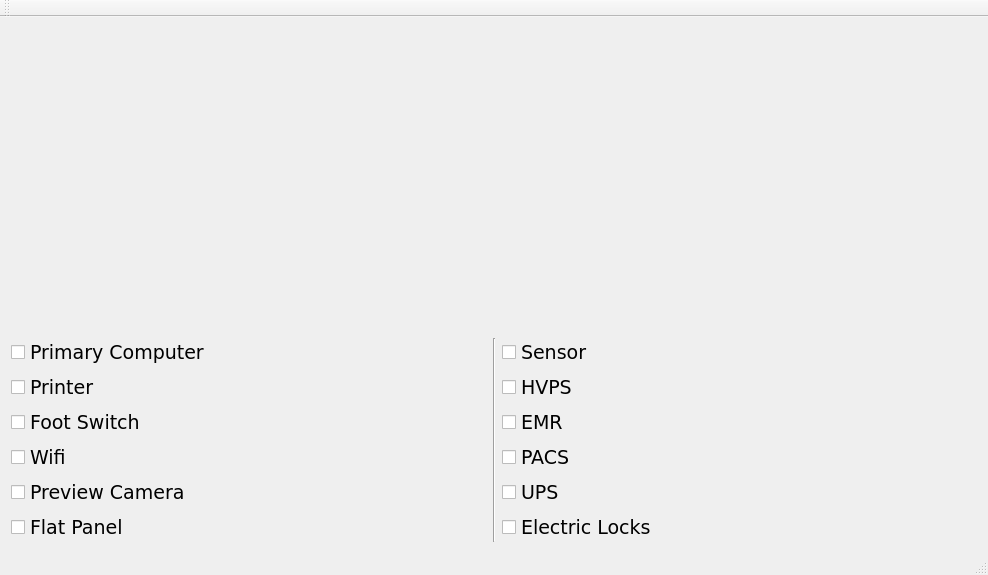
<?xml version="1.0" encoding="UTF-8"?>
<ui version="4.0">
 <class>MainWindow</class>
 <widget class="QMainWindow" name="MainWindow">
  <property name="geometry">
   <rect>
    <x>0</x>
    <y>0</y>
    <width>988</width>
    <height>575</height>
   </rect>
  </property>
  <property name="windowTitle">
   <string>MainWindow</string>
  </property>
  <widget class="QWidget" name="centralWidget">
   <layout class="QVBoxLayout" name="verticalLayout_3">
    <item>
     <layout class="QHBoxLayout" name="horizontalLayout_2">
      <item>
       <spacer name="horizontalSpacer">
        <property name="orientation">
         <enum>Qt::Horizontal</enum>
        </property>
        <property name="sizeType">
         <enum>QSizePolicy::Fixed</enum>
        </property>
        <property name="sizeHint" stdset="0">
         <size>
          <width>200</width>
          <height>20</height>
         </size>
        </property>
       </spacer>
      </item>
      <item>
       <widget class="QLabel" name="label_picture">
        <property name="sizePolicy">
         <sizepolicy hsizetype="Preferred" vsizetype="Preferred">
          <horstretch>0</horstretch>
          <verstretch>0</verstretch>
         </sizepolicy>
        </property>
        <property name="styleSheet">
         <string notr="true">border-image: url(:/new/Images/titan1.png);
 color: black;
            
            border-top: 3px transparent;
            border-bottom: 3px transparent;
            border-right: 10px transparent;
            border-left: 10px transparent;</string>
        </property>
        <property name="text">
         <string/>
        </property>
       </widget>
      </item>
      <item>
       <spacer name="horizontalSpacer_2">
        <property name="orientation">
         <enum>Qt::Horizontal</enum>
        </property>
        <property name="sizeType">
         <enum>QSizePolicy::Fixed</enum>
        </property>
        <property name="sizeHint" stdset="0">
         <size>
          <width>200</width>
          <height>20</height>
         </size>
        </property>
       </spacer>
      </item>
     </layout>
    </item>
    <item>
     <spacer name="verticalSpacer">
      <property name="orientation">
       <enum>Qt::Vertical</enum>
      </property>
      <property name="sizeType">
       <enum>QSizePolicy::Minimum</enum>
      </property>
      <property name="sizeHint" stdset="0">
       <size>
        <width>20</width>
        <height>40</height>
       </size>
      </property>
     </spacer>
    </item>
    <item>
     <layout class="QHBoxLayout" name="horizontalLayout">
      <item>
       <layout class="QVBoxLayout" name="verticalLayout">
        <item>
         <widget class="QCheckBox" name="checkBox">
          <property name="sizePolicy">
           <sizepolicy hsizetype="Minimum" vsizetype="Preferred">
            <horstretch>0</horstretch>
            <verstretch>0</verstretch>
           </sizepolicy>
          </property>
          <property name="font">
           <font>
            <family>Verdana</family>
            <pointsize>14</pointsize>
            <weight>50</weight>
            <bold>false</bold>
           </font>
          </property>
          <property name="text">
           <string>Primary Computer</string>
          </property>
         </widget>
        </item>
        <item>
         <widget class="QCheckBox" name="checkBox_3">
          <property name="font">
           <font>
            <family>Verdana</family>
            <pointsize>14</pointsize>
            <weight>50</weight>
            <bold>false</bold>
           </font>
          </property>
          <property name="text">
           <string>Printer</string>
          </property>
         </widget>
        </item>
        <item>
         <widget class="QCheckBox" name="checkBox_2">
          <property name="font">
           <font>
            <family>Verdana</family>
            <pointsize>14</pointsize>
            <weight>50</weight>
            <bold>false</bold>
           </font>
          </property>
          <property name="text">
           <string>Foot Switch</string>
          </property>
         </widget>
        </item>
        <item>
         <widget class="QCheckBox" name="checkBox_4">
          <property name="font">
           <font>
            <family>Verdana</family>
            <pointsize>14</pointsize>
            <weight>50</weight>
            <bold>false</bold>
           </font>
          </property>
          <property name="text">
           <string>Wifi</string>
          </property>
         </widget>
        </item>
        <item>
         <widget class="QCheckBox" name="checkBox_5">
          <property name="font">
           <font>
            <family>Verdana</family>
            <pointsize>14</pointsize>
           </font>
          </property>
          <property name="text">
           <string>Preview Camera</string>
          </property>
         </widget>
        </item>
        <item>
         <widget class="QCheckBox" name="checkBox_6">
          <property name="font">
           <font>
            <family>Verdana</family>
            <pointsize>14</pointsize>
           </font>
          </property>
          <property name="text">
           <string>Flat Panel</string>
          </property>
         </widget>
        </item>
       </layout>
      </item>
      <item>
       <widget class="Line" name="line_2">
        <property name="sizePolicy">
         <sizepolicy hsizetype="Fixed" vsizetype="Preferred">
          <horstretch>0</horstretch>
          <verstretch>0</verstretch>
         </sizepolicy>
        </property>
        <property name="orientation">
         <enum>Qt::Vertical</enum>
        </property>
       </widget>
      </item>
      <item>
       <layout class="QVBoxLayout" name="verticalLayout_2">
        <item>
         <widget class="QCheckBox" name="checkBox_7">
          <property name="font">
           <font>
            <family>Verdana</family>
            <pointsize>14</pointsize>
           </font>
          </property>
          <property name="text">
           <string>Sensor</string>
          </property>
         </widget>
        </item>
        <item>
         <widget class="QCheckBox" name="checkBox_8">
          <property name="font">
           <font>
            <family>Verdana</family>
            <pointsize>14</pointsize>
           </font>
          </property>
          <property name="text">
           <string>HVPS</string>
          </property>
         </widget>
        </item>
        <item>
         <widget class="QCheckBox" name="checkBox_9">
          <property name="font">
           <font>
            <family>Verdana</family>
            <pointsize>14</pointsize>
           </font>
          </property>
          <property name="text">
           <string>EMR</string>
          </property>
         </widget>
        </item>
        <item>
         <widget class="QCheckBox" name="checkBox_10">
          <property name="font">
           <font>
            <family>Verdana</family>
            <pointsize>14</pointsize>
           </font>
          </property>
          <property name="text">
           <string>PACS</string>
          </property>
         </widget>
        </item>
        <item>
         <widget class="QCheckBox" name="checkBox_11">
          <property name="font">
           <font>
            <family>Verdana</family>
            <pointsize>14</pointsize>
           </font>
          </property>
          <property name="text">
           <string>UPS</string>
          </property>
         </widget>
        </item>
        <item>
         <widget class="QCheckBox" name="checkBox_12">
          <property name="font">
           <font>
            <family>Verdana</family>
            <pointsize>14</pointsize>
           </font>
          </property>
          <property name="text">
           <string>Electric Locks</string>
          </property>
         </widget>
        </item>
       </layout>
      </item>
     </layout>
    </item>
   </layout>
   <zorder></zorder>
   <zorder>verticalSpacer</zorder>
  </widget>
  <widget class="QMenuBar" name="menuBar">
   <property name="geometry">
    <rect>
     <x>0</x>
     <y>0</y>
     <width>988</width>
     <height>21</height>
    </rect>
   </property>
  </widget>
  <widget class="QToolBar" name="mainToolBar">
   <attribute name="toolBarArea">
    <enum>TopToolBarArea</enum>
   </attribute>
   <attribute name="toolBarBreak">
    <bool>false</bool>
   </attribute>
  </widget>
  <widget class="QStatusBar" name="statusBar"/>
 </widget>
 <layoutdefault spacing="6" margin="11"/>
 <resources/>
 <connections/>
</ui>
